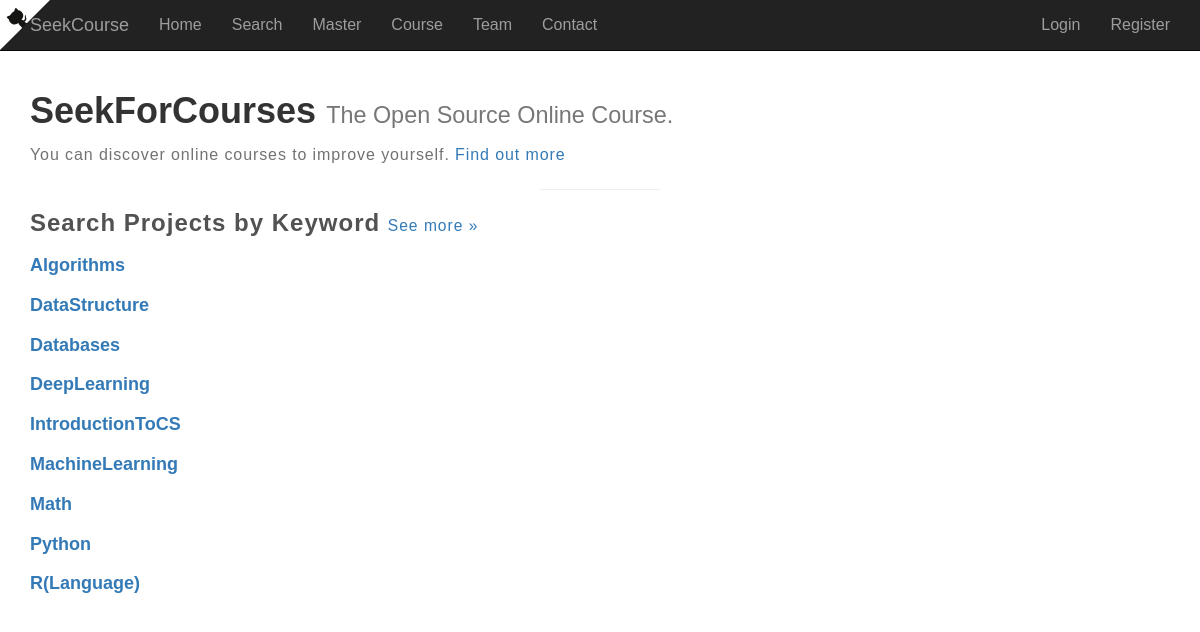
The page / on the database its author committed.
### SearchCourse/models.py (models this page shows)
class Tag(models.Model):
        name = models.CharField(max_length = 20)
        created_time = models.DateTimeField( auto_now_add=True)
        last_modified_time = models.DateTimeField(auto_now=True)
        def __str__(self):
            return self.name

### Homepage/views.py (the view)
# urls.py: 2. Add a URL to urlpatterns:  url(r'^$', views.home, name='home')
def home(request):
    tags_list = Tag.objects.all().order_by('name')
    for tagger in tags_list:
        print(tagger)
    context = {
            "tags_list":tags_list,
    }
    return render(request, 'home.html', context)

### Homepage/templates/home.html
{% extends "base.html" %}
{% block tag %}
<div class="container">
  <div class="row">
    <div class="col-md-12 leaderboard">
    <h1>SeekForCourses <small>The Open Source Online Course.</small></h1>
    <p class="hidden-xs">
    You can discover online courses to improve yourself.
    <a href="/course">Find out more</a>
    </p>
    <hr>
    <h3>
    Search Projects by Keyword
    <small class="more">
    <a href="/keywords">See more »</a>
    </small>
    </h3>
    {% for tag in tags_list %}
      <div class="row">
          <div class="keyword col-xs-6 col-sm-4 col-md-3">
            <h4>
              <div class="blurb">
              <a href="/course/{{tag.name}}">{{ tag.name }}</a>
              </div>
            </h4>
          </div>
      </div>
    {% endfor %}
    </div>
  </div>
</div>
{% endblock %}

### static_in_pro/our_static/css/style.css (style rules this page uses)
body { background: #ffffff; font-family: Arial, Helvetica, sans-serif; font-weight: normal; position: relative; }
html,body { overflow-x: hidden; font-size: 100%; width: 100%; -webkit-font-smoothing: antialiased; -moz-osx-font-smoothing: grayscale; vertical-align: baseline; }
h1,h2,h3,h4,h5 { font-family: 'Raleway', sans-serif; font-weight: bold; }
h3 { color: #525252; letter-spacing: 1px; }
p { color: #727272; letter-spacing: 0.9px; line-height: 28px; }
a { outline: none !important; }
hr { width: 120px; }

### rows shown on the page
Tag: name "Algorithms"
Tag: name "DataStructure"
Tag: name "Databases"
Tag: name "DeepLearning"
Tag: name "IntroductionToCS"
Tag: name "MachineLearning"
Tag: name "Math"
Tag: name "Python"
Tag: name "R(Language)"
